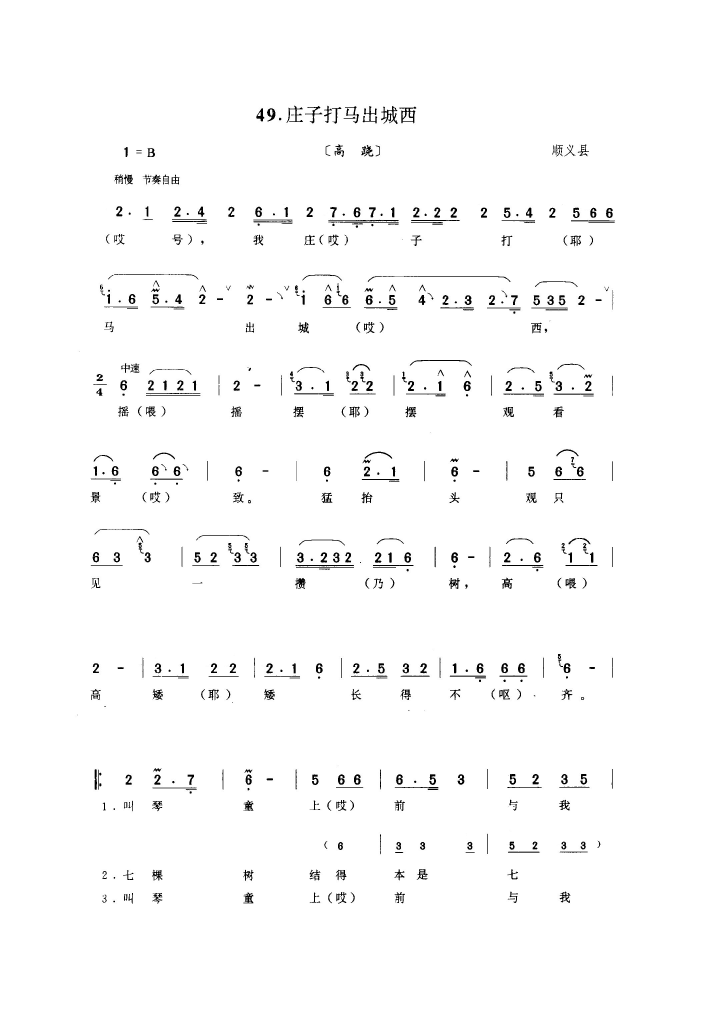
%> input picture Optical-music-recognition-of-Numbered-Music-Notation-Yang Jiali/Segment/mask5.jpg, 2110 x 3034 px (shown at 1/3 size)
$ octave segmentation.m   (GNU Octave 9; MATLAB toolbox functions it lacks are replaced by stand-ins)
%> lines starting %> are read from the running program, lines starting %| are printed output that depends on the picture; in (x1, y1, x2, y2) boxes, pixels count from 0 and x2, y2 are one past the last pixel; in counts of white or black regions, pixels touching at a corner belong together; the program's own positions count from 1
%%%%%%%%%%%%%%%%%%%%% Read Image %%%%%%%%%%%%%%%%%%%%%
clear;close all
src = imread('mask5.jpg');  %Read Image
%> src is the input picture: size 3034x2110 uint8; min 0, max 255, mean 250.4
whos,  %display image info

%figure('Name','Image Info')
%subplot(2,3,1),imshow(src),title('origional')

%%%%%%%%%%%%%%%%%%%% OTSU&Reverse %%%%%%%%%%%%%%%%%%%%
level  = graythresh(src);
%> level = 0.555
bw2 = im2bw(src,level);  % OTSU normalization
%> bw2: size 3034x2110 logical; 98.2% white; 604 black regions (37 under 20 px), largest, box (x1, y1, x2, y2) and area: (1143, 318, 1193, 372) 897, (1198, 320, 1249, 370) 871, (1103, 828, 1532, 846) 860

%subplot(2,3,2),imshow(bw2),title('bw\_white')
%imwrite(bw2,'bwwhite.jpg');

bw = 1 - im2bw(src,level); % Reverse due to the next histogram count
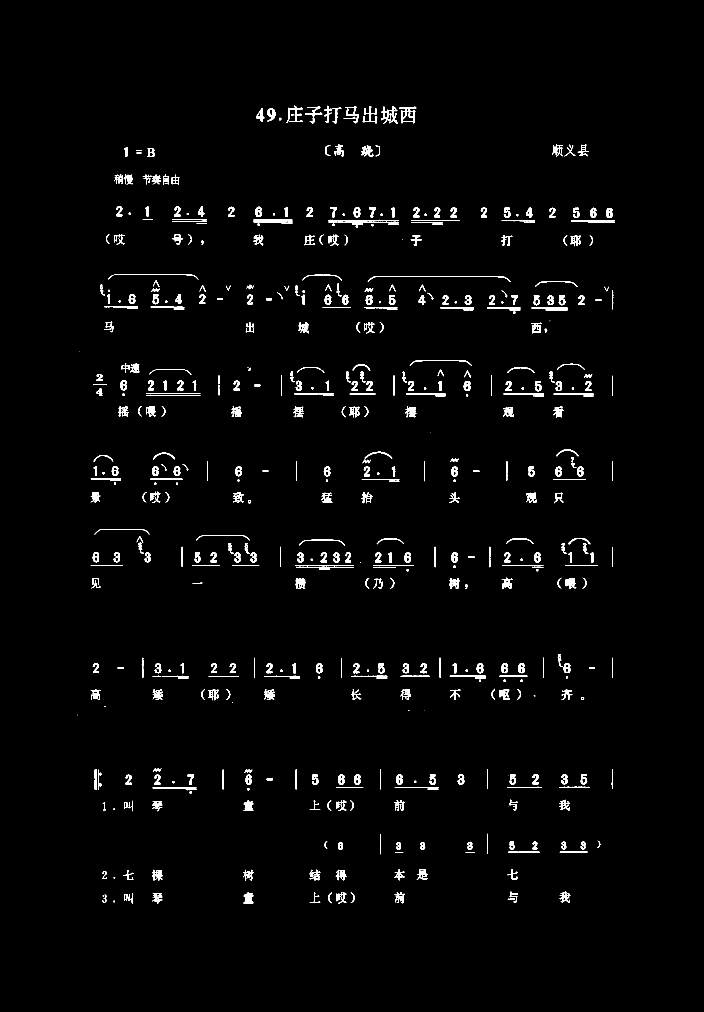
%> bw: size 3034x2110 double (shown at 1/3 size); values 0 (black) and 1 (white), 1.8% white; 604 white regions (37 under 20 px), largest, box (x1, y1, x2, y2) and area: (1143, 318, 1193, 372) 897, (1198, 320, 1249, 370) 871, (1103, 828, 1532, 846) 860

%subplot(2,3,3),imshow(bw),title('bw\_black')
%imwrite(bw,'bwblack.jpg');

%%%%%%%%%%%%%%%%%%%% histogram of horizon %%%%%%%%%%%%%%%%%

h = sum(bw,2);  %Plot the histogram of rows as H
%> h = 3034 values, max 792 at index 1697, min 0 at index 1, mean 37.36

% [4 lines of commented-out code are left out]

%%%%%%%%%%%%%%%%%%%% Find Ranks %%%%%%%%%%%%%%%%%%%%%%
x = find(h); % delete zeros
%> x = 1185 values from 318 to 2711
%> (the run ends here)
